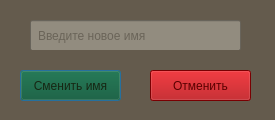
<?xml version="1.0" encoding="UTF-8"?>
<ui version="4.0">
 <class>nameChangeDialogClass</class>
 <widget class="QDialog" name="nameChangeDialogClass">
  <property name="geometry">
   <rect>
    <x>0</x>
    <y>0</y>
    <width>275</width>
    <height>120</height>
   </rect>
  </property>
  <property name="minimumSize">
   <size>
    <width>275</width>
    <height>120</height>
   </size>
  </property>
  <property name="maximumSize">
   <size>
    <width>275</width>
    <height>120</height>
   </size>
  </property>
  <property name="windowTitle">
   <string>nameChangeDialog</string>
  </property>
  <property name="styleSheet">
   <string notr="true">background-color: rgb(100, 91, 77);</string>
  </property>
  <widget class="QLineEdit" name="changeNameField">
   <property name="geometry">
    <rect>
     <x>30</x>
     <y>20</y>
     <width>211</width>
     <height>31</height>
    </rect>
   </property>
   <property name="styleSheet">
    <string notr="true">padding-left: 5px;
background-color: rgb(140, 130, 106);
color: rgb(65, 60, 49);
font: 700 9pt &quot;Century Gothic&quot;;
background-color: rgb(146, 140, 127);</string>
   </property>
   <property name="maxLength">
    <number>15</number>
   </property>
   <property name="placeholderText">
    <string>Введите новое имя</string>
   </property>
  </widget>
  <widget class="QLabel" name="changeNameLabel">
   <property name="geometry">
    <rect>
     <x>30</x>
     <y>50</y>
     <width>211</width>
     <height>16</height>
    </rect>
   </property>
   <property name="text">
    <string/>
   </property>
   <property name="alignment">
    <set>Qt::AlignmentFlag::AlignCenter</set>
   </property>
  </widget>
  <widget class="QPushButton" name="changeNameBtn">
   <property name="geometry">
    <rect>
     <x>20</x>
     <y>70</y>
     <width>101</width>
     <height>31</height>
    </rect>
   </property>
   <property name="styleSheet">
    <string notr="true">font: 700 9pt &quot;Century Gothic&quot;;
color: rgb(22, 39, 19);
background-color: rgb(5, 81, 39);
</string>
   </property>
   <property name="text">
    <string>Сменить имя</string>
   </property>
  </widget>
  <widget class="QPushButton" name="cancelChangeBtn">
   <property name="geometry">
    <rect>
     <x>150</x>
     <y>70</y>
     <width>101</width>
     <height>31</height>
    </rect>
   </property>
   <property name="styleSheet">
    <string notr="true">font: 700 9pt &quot;Century Gothic&quot;;
background-color: rgb(170, 0, 3);
color: rgb(91, 0, 0);</string>
   </property>
   <property name="text">
    <string>Отменить</string>
   </property>
  </widget>
 </widget>
 <layoutdefault spacing="6" margin="11"/>
 <resources/>
 <connections/>
</ui>
